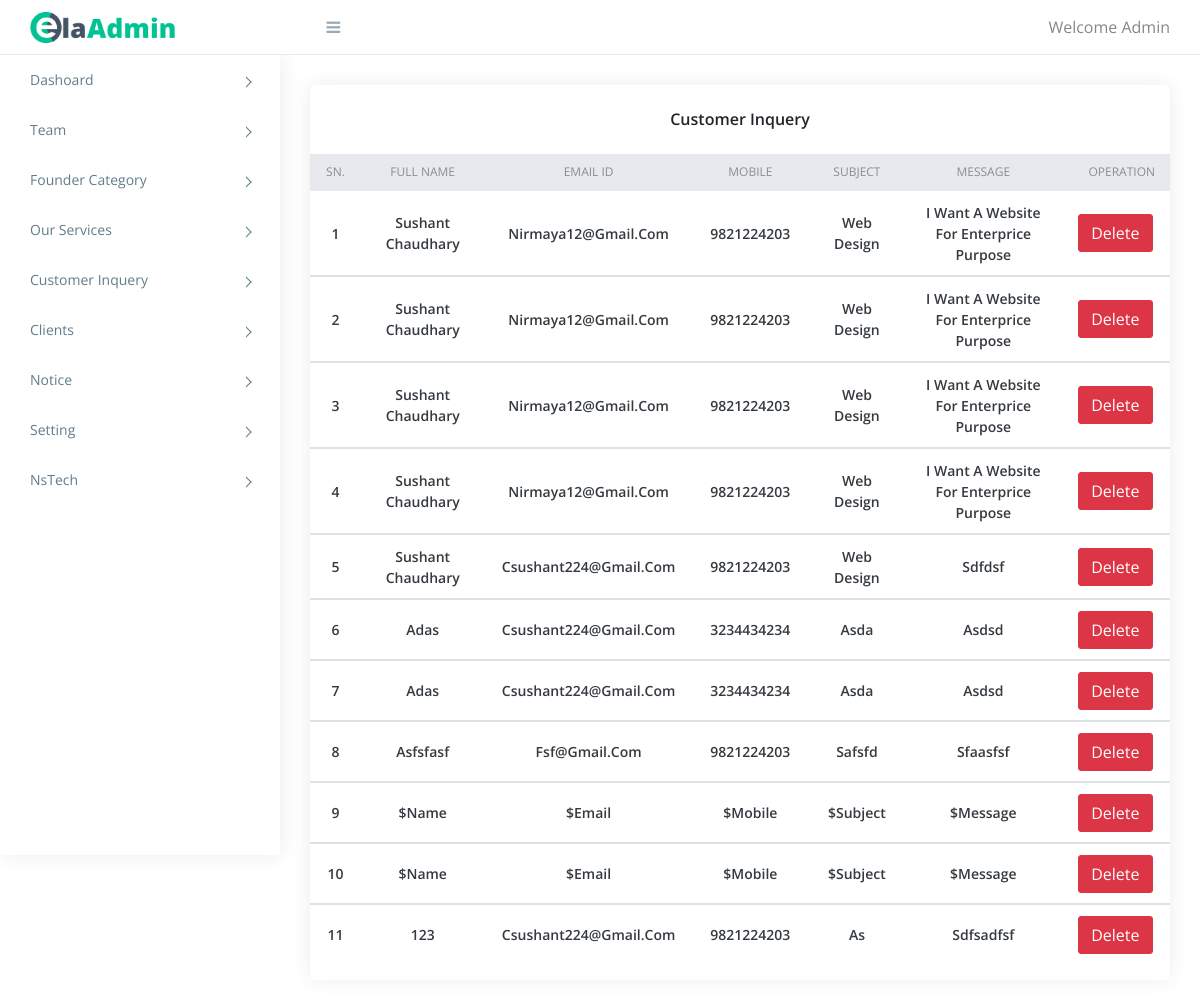
Page /Arsha/AdminTheme/contact.php on the committed database.
### tables this page shows
CREATE TABLE `contact` (
  `id` int(255) NOT NULL,
  `fullname` varchar(255) NOT NULL,
  `email_id` varchar(255) NOT NULL,
  `mobile` varchar(255) NOT NULL,
  `subject` varchar(255) NOT NULL,
  `message` text NOT NULL
);

### Arsha/AdminTheme/contact.php (the view, shortened to what this page needs)
<?php
	include('top.php');
?>
 <div class="content pb-0">
            <div class="orders">
               <div class="row">
                  <div class="col-xl-12">
                     <div class="card">
                        <div class="card-body">
                           <h4 class="box-title text-center">Customer Inquery</h4>
                        </div>
                        <div class="card-body--">
                           <div class="table-stats order-table ov-h">
                              <table class="table text-center">
                                 <thead>
                                    <tr>
                                       <th class="serial">SN.</th>
                                       <th class="avatar">Full Name</th>
                                       <th>Email ID</th>
                                       <th>Mobile</th>
                                       <th>Subject</th>
                                       <th>Message</th>
                                       <th>Operation</th>
                                    </tr>
                                 </thead>
                                 <?php
                                 	$i = 1;
                                 	$show_contact="SELECT * FROM `contact` ";
                                 	$run_contact=mysqli_query($conn,$show_contact);
                                 	while($rows=mysqli_fetch_assoc($run_contact)){
                                 ?>
                                 <tbody>
                                    <tr>
                                       <td><?php echo $i++  ?></td>
                                       <td><?php echo $rows['fullname']  ?></td>
                                       <td><?php echo $rows['email_id']  ?></td>
                                       <td><?php echo $rows['mobile']  ?></td>
                                       <td><?php echo $rows['subject']  ?></td>
                                       <td><?php echo $rows['message']  ?></td>
                                       <td>
                                          <a href="delete_con.php?id=<?php echo $rows['id']  ?>" class="btn btn-danger">Delete</a>
                                       </td>
                                    </tr>
                                 </tbody>
                                 <?php
                                 	}
                                 ?>
                              </table>
                           </div>
                        </div>
                     </div>
                  </div>
               </div>
            </div>
		  </div>

### Arsha/AdminTheme/top.php (shortened to what this page needs)
<!doctype html>
<html class="no-js" lang="">
   <head>
      <link rel="stylesheet" href="assets/css/normalize.css">
      <link rel="stylesheet" href="assets/css/bootstrap.min.css">
      <link rel="stylesheet" href="assets/css/font-awesome.min.css">
      <link rel="stylesheet" href="assets/css/themify-icons.css">
      <link rel="stylesheet" href="assets/css/pe-icon-7-filled.css">
      <link rel="stylesheet" href="assets/css/flag-icon.min.css">
      <link rel="stylesheet" href="assets/css/cs-skin-elastic.css">
      <link rel="stylesheet" href="assets/css/style.css">
   </head>
   <body>
      <aside id="left-panel" class="left-panel">
         <nav class="navbar navbar-expand-sm navbar-default">
            <div id="main-menu" class="main-menu collapse navbar-collapse">
               <ul class="nav navbar-nav">
                  <li class="menu-item-has-children dropdown">
                     <a href="dash.php" >Dashoard</a>
                  </li>
                  <li class="menu-item-has-children dropdown">
                     <a href="team.php" >Team</a>
                  </li>
                  <li class="menu-item-has-children dropdown">
                     <a href="services_cat.php" >Founder Category</a>
                  </li>
                  <li class="menu-item-has-children dropdown">
                     <a href="our_services.php" >Our Services</a>
                  </li>
                   <li class="menu-item-has-children dropdown">
                     <a href="contact.php" >Customer Inquery</a>
                  </li>
                  <li class="menu-item-has-children dropdown">
                     <a href="clients.php" >Clients</a>
                  </li>
                  <li class="menu-item-has-children dropdown">
                     <a href="notice.php" >Notice</a>
                  </li>
                  <li class="menu-item-has-children dropdown">
                     <a href="show_setting.php" >Setting</a>
                  </li>
                  <li class="menu-item-has-children dropdown">
                     <a href="../ns.php" target="_blank" >NsTech</a>
                  </li>
               </ul>
            </div>
         </nav>
      </aside>
      <div id="right-panel" class="right-panel">
         <header id="header" class="header">
            <div class="top-left">
               <div class="navbar-header">
                  <a class="navbar-brand" href="index.html"><img src="images/logo.png" alt="Logo"></a>
                  <a id="menuToggle" class="menutoggle"><i class="fa fa-bars"></i></a>
               </div>
            </div>
            <div class="top-right">
               <div class="header-menu">
                  <div class="user-area dropdown float-right">
                     <a href="#" class="dropdown-toggle active" data-toggle="dropdown" aria-haspopup="true" aria-expanded="false">Welcome Admin</a>
                  </div>
               </div>
            </div>
         </header>

### rows in the picture
contact: fullname "Sushant Chaudhary", email "Nirmaya12@gmail.com", mobile "9821224203", subject "Web Design", message "I Want A Website For Enterprice Purpose"
contact: fullname "Sushant Chaudhary", email "Nirmaya12@gmail.com", mobile "9821224203", subject "Web Design", message "I Want A Website For Enterprice Purpose"
contact: fullname "Sushant Chaudhary", email "Nirmaya12@gmail.com", mobile "9821224203", subject "Web Design", message "I Want A Website For Enterprice Purpose"
contact: fullname "Sushant Chaudhary", email "Nirmaya12@gmail.com", mobile "9821224203", subject "Web Design", message "I Want A Website For Enterprice Purpose"
contact: fullname "Sushant Chaudhary", email "Csushant224@gmail.com", mobile "9821224203", subject "Web Design", message "Sdfdsf"
contact: fullname "Adas", email "Csushant224@gmail.com", mobile "3234434234", subject "Asda", message "Asdsd"
contact: fullname "Adas", email "Csushant224@gmail.com", mobile "3234434234", subject "Asda", message "Asdsd"
contact: fullname "Asfsfasf", email "Fsf@gmail.com", mobile "9821224203", subject "Safsfd", message "Sfaasfsf"
contact: fullname "$name", email "$email", mobile "$mobile", subject "$subject", message "$message"
contact: fullname "$name", email "$email", mobile "$mobile", subject "$subject", message "$message"
contact: fullname "123", email "Csushant224@gmail.com", mobile "9821224203", subject "As", message "Sdfsadfsf"
